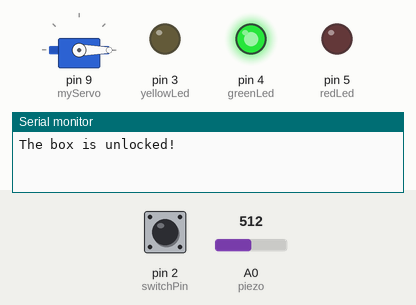
This sketch was run on a simulated Arduino Uno, built with avr-gcc and run on an emulated ATmega328P. Parts: servo, output pins drawn as LEDs (lit = HIGH), the last lines printed to the serial monitor. The test bench sets the inputs (shaded band); at power-on: pin 2 (switchPin) LOW, A0 (piezo) = 512.

Above: at 1.2 s.
1.3 s: pin 2 (switchPin) pulled HIGH for 0.15 s
At 2.3 s:
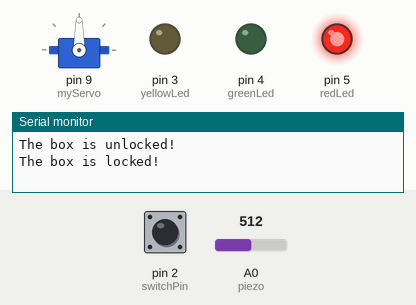
Timing chart, 0 to 4.3 s (numbered marks = the images above; inputs shaded):
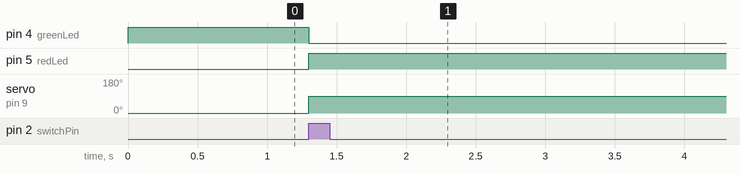

The sketch:

knock_lock.ino
```cpp
#include <Servo.h>
Servo myServo;

const int piezo = A0;
const int switchPin = 2;
const int yellowLed = 3;
const int greenLed = 4;
const int redLed = 5;

int knockVal;
int switchVal;

const int quietKnock = 10;
const int loudKnock = 100;

boolean locked = false;
int numberOfKnocks = 0;

void setup() {
  // put your setup code here, to run once:
  myServo.attach(9);
  pinMode(yellowLed, OUTPUT);
  pinMode(redLed, OUTPUT);
  pinMode(greenLed, OUTPUT);
  pinMode(switchPin, INPUT);
  Serial.begin(9600);
  digitalWrite(greenLed, HIGH);
  myServo.write(0);
  Serial.println("The box is unlocked!");
}

void loop() {
  // put your main code here, to run repeatedly:
  if (locked==false) {
    switchVal = digitalRead(switchPin);
    if (switchVal==HIGH) {
      locked = true;
      numberOfKnocks=0;
      digitalWrite(greenLed, LOW);
      digitalWrite(redLed,HIGH);
      myServo.write(90);
      Serial.println("The box is locked!");
      delay (1000);
    }
  }

  if (locked==true) {
    knockVal = analogRead(piezo);
    if(numberOfKnocks < 3 && knockVal >0) {
      if (checkForKnock(knockVal)==true) {
        numberOfKnocks++;
      }
      Serial.print(3-numberOfKnocks);
      Serial.println(" more knocks to go");
    }

    if (numberOfKnocks >=3) {
      locked = false;
      myServo.write(0);
      delay(20);
      digitalWrite(greenLed, HIGH);
      digitalWrite(redLed,LOW);
      Serial.println("The box is unlocked!");
    }
  }
}

boolean checkForKnock(int value) {
  if (value > quietKnock && value < loudKnock) {
    digitalWrite(yellowLed,HIGH);
    delay(50);
    digitalWrite(yellowLed,LOW);
    Serial.print("Valid knock of value ");
    Serial.println(value);
    return true;
  }
  else {
    Serial.print("Bad knock value ");
    Serial.println(value);
    return false;
  }
}
```

Measured:
- after the input at 1.3 s, pin 4 (greenLed): HIGH → LOW at once; pin 5 (redLed): LOW → HIGH at once; servo on pin 9 (myServo): 0° → 90° at once
